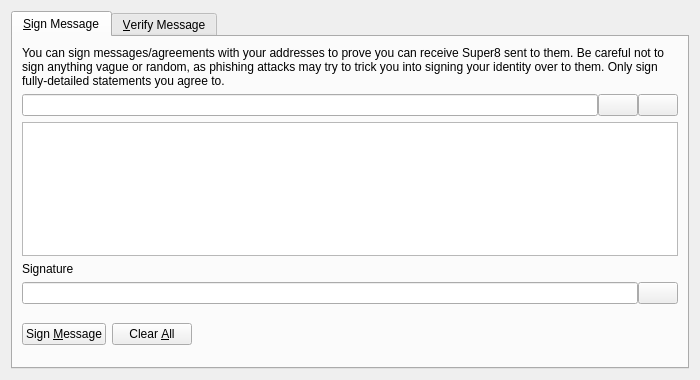
<?xml version="1.0" encoding="UTF-8"?>
<ui version="4.0">
 <class>SignVerifyMessageDialog</class>
 <widget class="QDialog" name="SignVerifyMessageDialog">
  <property name="geometry">
   <rect>
    <x>0</x>
    <y>0</y>
    <width>700</width>
    <height>380</height>
   </rect>
  </property>
  <property name="windowTitle">
   <string>Signatures - Sign / Verify a Message</string>
  </property>
  <property name="modal">
   <bool>true</bool>
  </property>
  <layout class="QVBoxLayout" name="verticalLayout">
   <item>
    <widget class="QTabWidget" name="tabWidget">
     <property name="currentIndex">
      <number>0</number>
     </property>
     <widget class="QWidget" name="tabSignMessage">
      <attribute name="title">
       <string>&amp;Sign Message</string>
      </attribute>
      <layout class="QVBoxLayout" name="verticalLayout_SM">
       <item>
        <widget class="QLabel" name="infoLabel_SM">
         <property name="text">
          <string>You can sign messages/agreements with your addresses to prove you can receive Super8 sent to them. Be careful not to sign anything vague or random, as phishing attacks may try to trick you into signing your identity over to them. Only sign fully-detailed statements you agree to.</string>
         </property>
         <property name="textFormat">
          <enum>Qt::PlainText</enum>
         </property>
         <property name="wordWrap">
          <bool>true</bool>
         </property>
        </widget>
       </item>
       <item>
        <layout class="QHBoxLayout" name="horizontalLayout_1_SM">
         <property name="spacing">
          <number>0</number>
         </property>
         <item>
          <widget class="QValidatedLineEdit" name="addressIn_SM">
           <property name="toolTip">
            <string>The Super8 address to sign the message with</string>
           </property>
          </widget>
         </item>
         <item>
          <widget class="QPushButton" name="addressBookButton_SM">
           <property name="toolTip">
            <string>Choose previously used address</string>
           </property>
           <property name="text">
            <string/>
           </property>
           <property name="shortcut">
            <string>Alt+A</string>
           </property>
           <property name="autoDefault">
            <bool>false</bool>
           </property>
          </widget>
         </item>
         <item>
          <widget class="QPushButton" name="pasteButton_SM">
           <property name="toolTip">
            <string>Paste address from clipboard</string>
           </property>
           <property name="text">
            <string/>
           </property>
           <property name="shortcut">
            <string>Alt+P</string>
           </property>
           <property name="autoDefault">
            <bool>false</bool>
           </property>
          </widget>
         </item>
        </layout>
       </item>
       <item>
        <widget class="QPlainTextEdit" name="messageIn_SM">
         <property name="toolTip">
          <string>Enter the message you want to sign here</string>
         </property>
        </widget>
       </item>
       <item>
        <widget class="QLabel" name="signatureLabel_SM">
         <property name="text">
          <string>Signature</string>
         </property>
         <property name="textFormat">
          <enum>Qt::PlainText</enum>
         </property>
        </widget>
       </item>
       <item>
        <layout class="QHBoxLayout" name="horizontalLayout_2_SM">
         <property name="spacing">
          <number>0</number>
         </property>
         <item>
          <widget class="QLineEdit" name="signatureOut_SM">
           <property name="font">
            <font>
             <italic>true</italic>
            </font>
           </property>
           <property name="readOnly">
            <bool>true</bool>
           </property>
          </widget>
         </item>
         <item>
          <widget class="QPushButton" name="copySignatureButton_SM">
           <property name="toolTip">
            <string>Copy the current signature to the system clipboard</string>
           </property>
           <property name="text">
            <string/>
           </property>
           <property name="autoDefault">
            <bool>false</bool>
           </property>
          </widget>
         </item>
        </layout>
       </item>
       <item>
        <layout class="QHBoxLayout" name="horizontalLayout_3_SM">
         <item>
          <widget class="QPushButton" name="signMessageButton_SM">
           <property name="toolTip">
            <string>Sign the message to prove you own this Super8 address</string>
           </property>
           <property name="text">
            <string>Sign &amp;Message</string>
           </property>
           <property name="autoDefault">
            <bool>false</bool>
           </property>
          </widget>
         </item>
         <item>
          <widget class="QPushButton" name="clearButton_SM">
           <property name="toolTip">
            <string>Reset all sign message fields</string>
           </property>
           <property name="text">
            <string>Clear &amp;All</string>
           </property>
           <property name="autoDefault">
            <bool>false</bool>
           </property>
          </widget>
         </item>
         <item>
          <spacer name="horizontalSpacer_1_SM">
           <property name="orientation">
            <enum>Qt::Horizontal</enum>
           </property>
           <property name="sizeHint" stdset="0">
            <size>
             <width>40</width>
             <height>48</height>
            </size>
           </property>
          </spacer>
         </item>
         <item>
          <widget class="QLabel" name="statusLabel_SM">
           <property name="font">
            <font>
             <weight>75</weight>
             <bold>true</bold>
            </font>
           </property>
           <property name="text">
            <string/>
           </property>
           <property name="wordWrap">
            <bool>true</bool>
           </property>
          </widget>
         </item>
         <item>
          <spacer name="horizontalSpacer_2_SM">
           <property name="orientation">
            <enum>Qt::Horizontal</enum>
           </property>
           <property name="sizeHint" stdset="0">
            <size>
             <width>40</width>
             <height>48</height>
            </size>
           </property>
          </spacer>
         </item>
        </layout>
       </item>
      </layout>
     </widget>
     <widget class="QWidget" name="tabVerifyMessage">
      <attribute name="title">
       <string>&amp;Verify Message</string>
      </attribute>
      <layout class="QVBoxLayout" name="verticalLayout_VM">
       <item>
        <widget class="QLabel" name="infoLabel_VM">
         <property name="text">
          <string>Enter the receiver's address, message (ensure you copy line breaks, spaces, tabs, etc. exactly) and signature below to verify the message. Be careful not to read more into the signature than what is in the signed message itself, to avoid being tricked by a man-in-the-middle attack. Note that this only proves the signing party receives with the address, it cannot prove sendership of any transaction!</string>
         </property>
         <property name="textFormat">
          <enum>Qt::PlainText</enum>
         </property>
         <property name="alignment">
          <set>Qt::AlignLeading|Qt::AlignLeft|Qt::AlignTop</set>
         </property>
         <property name="wordWrap">
          <bool>true</bool>
         </property>
        </widget>
       </item>
       <item>
        <layout class="QHBoxLayout" name="horizontalLayout_1_VM">
         <property name="spacing">
          <number>0</number>
         </property>
         <item>
          <widget class="QValidatedLineEdit" name="addressIn_VM">
           <property name="toolTip">
            <string>The Super8 address the message was signed with</string>
           </property>
          </widget>
         </item>
         <item>
          <widget class="QPushButton" name="addressBookButton_VM">
           <property name="toolTip">
            <string>Choose previously used address</string>
           </property>
           <property name="text">
            <string/>
           </property>
           <property name="shortcut">
            <string>Alt+A</string>
           </property>
           <property name="autoDefault">
            <bool>false</bool>
           </property>
          </widget>
         </item>
        </layout>
       </item>
       <item>
        <widget class="QPlainTextEdit" name="messageIn_VM"/>
       </item>
       <item>
        <widget class="QValidatedLineEdit" name="signatureIn_VM"/>
       </item>
       <item>
        <layout class="QHBoxLayout" name="horizontalLayout_2_VM">
         <item>
          <widget class="QPushButton" name="verifyMessageButton_VM">
           <property name="toolTip">
            <string>Verify the message to ensure it was signed with the specified Super8 address</string>
           </property>
           <property name="text">
            <string>Verify &amp;Message</string>
           </property>
           <property name="autoDefault">
            <bool>false</bool>
           </property>
          </widget>
         </item>
         <item>
          <widget class="QPushButton" name="clearButton_VM">
           <property name="toolTip">
            <string>Reset all verify message fields</string>
           </property>
           <property name="text">
            <string>Clear &amp;All</string>
           </property>
           <property name="autoDefault">
            <bool>false</bool>
           </property>
          </widget>
         </item>
         <item>
          <spacer name="horizontalSpacer_1_VM">
           <property name="orientation">
            <enum>Qt::Horizontal</enum>
           </property>
           <property name="sizeHint" stdset="0">
            <size>
             <width>40</width>
             <height>48</height>
            </size>
           </property>
          </spacer>
         </item>
         <item>
          <widget class="QLabel" name="statusLabel_VM">
           <property name="font">
            <font>
             <weight>75</weight>
             <bold>true</bold>
            </font>
           </property>
           <property name="text">
            <string/>
           </property>
           <property name="wordWrap">
            <bool>true</bool>
           </property>
          </widget>
         </item>
         <item>
          <spacer name="horizontalSpacer_2_VM">
           <property name="orientation">
            <enum>Qt::Horizontal</enum>
           </property>
           <property name="sizeHint" stdset="0">
            <size>
             <width>40</width>
             <height>48</height>
            </size>
           </property>
          </spacer>
         </item>
        </layout>
       </item>
      </layout>
     </widget>
    </widget>
   </item>
  </layout>
 </widget>
 <customwidgets>
  <customwidget>
   <class>QValidatedLineEdit</class>
   <extends>QLineEdit</extends>
   <header>qvalidatedlineedit.h</header>
  </customwidget>
 </customwidgets>
 <resources>
  <include location="../super8.qrc"/>
 </resources>
 <connections/>
</ui>
